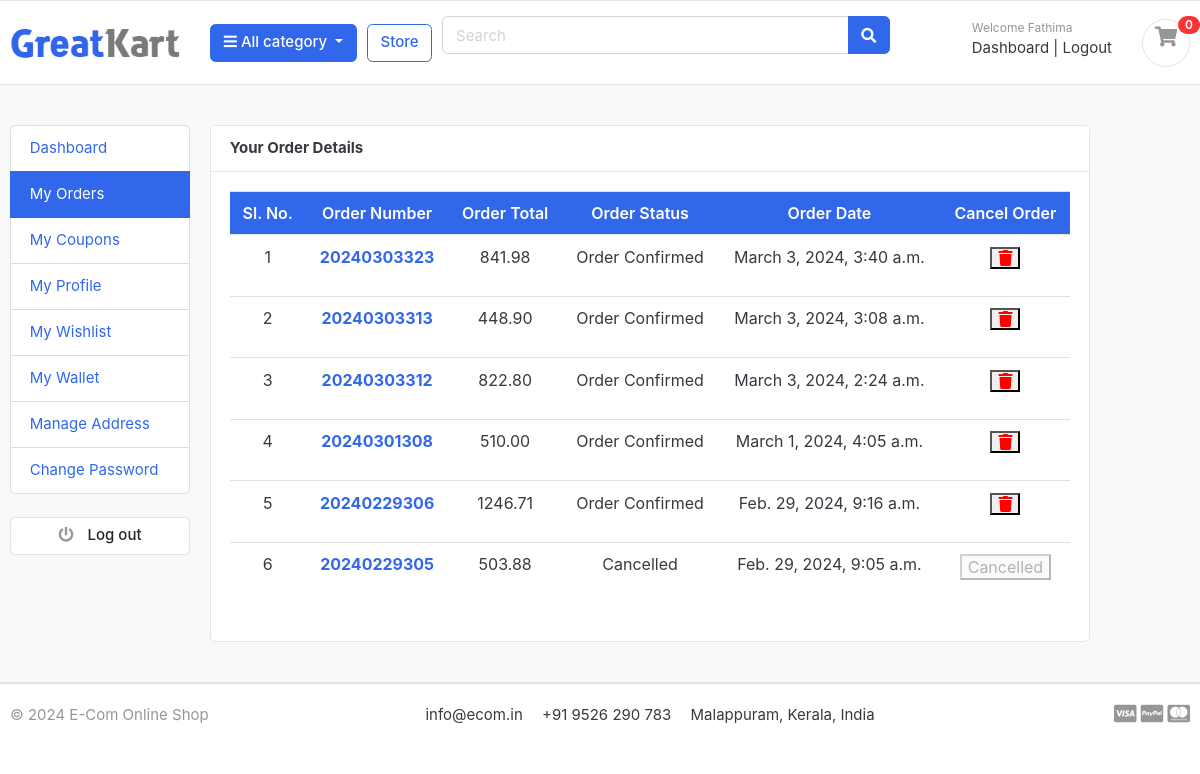
The page /accounts/my_orders/ (signed in) on the database its author committed.
### accounts/models.py (models this page shows, shortened)
class Account(AbstractBaseUser):
    first_name = models.CharField(max_length=50)
    last_name = models.CharField(max_length=50)
    email = models.EmailField(max_length=100, unique=True)
    phone_number = models.CharField(max_length=12, unique=True, default='')
    wallet = models.FloatField(null=True, default=0.0)
    date_joined = models.DateTimeField(auto_now_add=True)
    last_login = models.DateTimeField(auto_now_add=True)
    is_admin = models.BooleanField(default=False)
    is_staff = models.BooleanField(default=False)
    is_active = models.BooleanField(default=True)
    is_superadmin = models.BooleanField(default=False)
    USERNAME_FIELD = 'email'
    REQUIRED_FIELDS = ['first_name', 'last_name', 'phone_number']
    objects = MyAccountManager()
    class Meta:
        verbose_name = 'account'
        verbose_name_plural = 'accounts'

### orders/models.py (models this page shows, shortened)
class Order(models.Model):
    STATUS = (
        ('Pending', 'Pending'),
        ('Order Confirmed', 'Order Confirmed'),
        ('Return Requested', 'Return Requested'),
        ('Return Approved', 'Return Approved'),
        ('Return Rejected', 'Return Rejected'),
        ('Return Received', 'Return Received'),
        ('Cancelled', 'Cancelled'),
        ('Delivered', 'Delivered'),
    )
    user = models.ForeignKey(Account, on_delete=models.SET_NULL, null=True)
    address = models.ForeignKey(Address, on_delete=models.SET_NULL, null=True)
    payment = models.ForeignKey(Payment, on_delete=models.SET_NULL, null=True)
    order_number = models.CharField(max_length=30, unique=True)
    order_total = models.FloatField()
    tax = models.FloatField()
    status = models.CharField(max_length=20, choices=STATUS, default='Pending')
    ip = models.CharField(blank=True, max_length=20)
    is_ordered = models.BooleanField(default=False)
    is_cancelled = models.BooleanField(default=False)
    created_at = models.DateTimeField(auto_now_add=True)
    updated_at = models.DateTimeField(auto_now=True)
    coupon_discount = models.FloatField(default=0.0)

### accounts/views.py (the view)
# urls.py: path('my_orders/', views.my_orders, name='my_orders'),
@cache_control(no_cache=True, must_revalidate=True, no_store=True)
@login_required(login_url="login_user")
def my_orders(request):
    orders = Order.objects.filter(user=request.user, is_ordered=True).order_by(
        "-created_at"
    )
    context = {"orders": orders}
    return render(request, "accounts/my-orders.html", context)

### carts/context_processors.py (called while the page is built)
def counter(request):
    cart_count = 0
    if 'admin' in request.path:
        return {}
    else:
        try:
            cart = Cart.objects.filter(cart_id = _cart_id(request))
            if request.user.is_authenticated:
                cart_items = CartItem.objects.all().filter(user=request.user)
            else:
                cart_items = CartItem.objects.all().filter(cart=cart[:1])
            for cart_item in cart_items:
                cart_count += cart_item.quantity
        except Cart.DoesNotExist:
            cart_count = 0
    return dict(cart_count=cart_count)

### carts/views.py (called while the page is built)
def _cart_id(request):
    cart = request.session.session_key
    if not cart:
        cart = request.session.create()
    return cart

### category/context_processors.py (called while the page is built)
def menu_links(request):
    links = Category.objects.all()
    return dict(links=links)

### category/models.py (called while the page is built)
    def get_url(self):
        return reverse('products_by_category', args=[self.slug])

### templates/accounts/my-orders.html (shortened to what this page needs)
{% extends 'base.html' %}
{% load static %}
{% block content %}
<section class="section-conten padding-y bg">
    <div class="container">
        <div class="row">
            {% include 'includes/dashboard-sidebar.html' %}
            <main class="col-md-9">
                <article class="card">
                    <header class="card-header">
                        <strong class="d-inline-block mr-3">Your Order Details</strong>
                    </header>
                    <div class="card-body">
                        <div class="row">
                            <div class="col-md-12">
                                <table class="table table-hover">
                                    <thead>
                                    <tr>
                                        <th class="table-heading text-center font-weight-bold bg-primary text-white border-bottom mb-3" scope="col">Sl. No.</th>
                                        <th class="table-heading text-center font-weight-bold bg-primary text-white border-bottom mb-3" scope="col">Order Number</th>
                                        <th class="table-heading text-center font-weight-bold bg-primary text-white border-bottom mb-3" scope="col">Order Total</th>
                                        <th class="table-heading text-center font-weight-bold bg-primary text-white border-bottom mb-3" scope="col">Order Status</th>
                                        <th class="table-heading text-center font-weight-bold bg-primary text-white border-bottom mb-3" scope="col"> Order Date</th>
                                        <th class="table-heading text-center font-weight-bold bg-primary text-white border-bottom mb-3" scope="col">Cancel Order</th>
                                    </tr>
                                    </thead>
                                    <tbody>
                                    {% for order in orders %}
                                    <tr>
                                        <td class="text-center">{{ forloop.counter }}</td>
                                        <th class="text-center" scope="row"><a href="{% url 'order_detail' order.order_number %}">{{ order.order_number }}</a></th>
                                        <td class="text-center">{{ order.order_total | floatformat:2 }}</td>
                                        <td class="text-center">{{ order.status }}</td>
                                        <td class="text-center">{{ order.created_at }}</td>
                                        <td class="text-center">
                                            <form action="{% url 'user_cancel_order' order.id %}" method="POST">
                                                <button type="submit" onclick="return confirm('Are you sure you want to cancel this Order?')" {% if order.is_cancelled %}disabled{% endif %}>
                                                    {% if order.status == 'Order Confirmed' %}<i class="fas fa-trash" style="color: red;"></i>{% else %}Cancelled{% endif %}
                                                </button>
                                            </form>
                                        </td>
                                    </tr>
                                    {% endfor %}
                                    </tbody>
                                </table>
                            </div>
                        </div>
                    </div>
                </article>
            </main>
        </div>
    </div>
</section>
{% endblock %}

### templates/includes/navbar.html (shortened to what this page needs)
{% load static %}
<header class="section-header">
    <section class="header-main border-bottom">
        <div class="container">
            <div class="row align-items-center">
                <div class="col-lg-2 col-md-3 col-6">
                    <a href="{% url 'home' %}" class="brand-wrap">
                        <img class="logo" src="{% static './images/logo.png' %}">
                    </a>
                </div>
                <div class="col-lg col-sm col-md col-6 flex-grow-0">
                    <div class="category-wrap dropdown d-inline-block float-right">
                        <button type="button" class="btn btn-primary dropdown-toggle" data-toggle="dropdown">
                            <i class="fa fa-bars"></i> All category
                        </button>
                    </div>
                </div>
                <a href="{% url 'store' %}" class="btn btn-outline-primary">Store</a>
                <div class="col-lg  col-md-6 col-sm-12 col">
                    <form action="{% url 'search' %}" class="search" method="GET">
                        <div class="input-group w-100">
                            <input type="text" class="form-control" style="width:60%;" placeholder="Search" name="keyword">
                            <div class="input-group-append">
                                <button class="btn btn-primary" type="submit">
                                    <i class="fa fa-search"></i>
                                </button>
                            </div>
                        </div>
                    </form>
                </div>
                <div class="col-lg-3 col-sm-6 col-8 order-2 order-lg-3">
                    <div class="d-flex justify-content-end mb-3 mb-lg-0">
                        {% if user.id %}
                        <div class="widget-header">
                            <small class="title text-muted">Welcome {{ user.first_name }} </small>
                            <div>
                                <a href="{% url 'dashboard' %}">Dashboard</a> <span class="dark-transp"> | </span>
                                <a href="{% url 'logout_user' %}">Logout</a>
                            </div>
                        </div>
                        {% endif %}
                        <a href="{% url 'cart' %}" class="widget-header pl-3 ml-3">
                            <div class="icon icon-sm rounded-circle border"><i class="fa fa-shopping-cart pt-2"></i>
                            </div>
                            <span class="badge badge-pill badge-danger notify">{{ cart_count }}</span>
                        </a>
                    </div>
                </div>
            </div>
        </div>
    </section>
</header>

### static/css/ui.css (style rules this page uses)
html { font-family: "Inter", sans-serif; font-size: 15px; }
.icon-xs, .icon-sm, .icon-md, .icon-lg { display: inline-block; text-align: center; flex-shrink: 0; flex-grow: 0; }
.icon-sm { width: 48px; height: 48px; line-height: 48px !important; font-size: 20px; }
.padding-y { padding-top: 40px; padding-bottom: 40px; }
article:after, .form-group:after { display: block; clear: both; content: ""; }
.bg { background-color: #f8f9fa; }
.header-main { position: relative; padding-top: 1rem; padding-bottom: 1rem; }
.brand-wrap .logo, .navbar-brand .logo { margin-right: 7px; max-height: 42px; display: inline-block; }
.widget-header { display: inline-block; vertical-align: middle; position: relative; }
.widget-header a { color: #343a40; }
.widget-header i { color: #969696; }
.widget-header .title { display: block; }
.widget-header .notify { position: absolute; top: -3px; right: -10px; }
.notify { position: absolute; top: -4px; right: -10px; display: inline-block; padding: 0.25em 0.6em; font-size: 12px; line-height: 1; text-align: center; border-radius: 3rem; color: #fff; background-color: #fa3434; }

### rows shown on the page
Account: first_name "Fathima"
Order: order_number "20240303323", order_total "841.98", status "Order Confirmed", created_at "March 3, 2024, 3:40 a.m."
Order: order_number "20240303313", order_total "448.90", status "Order Confirmed", created_at "March 3, 2024, 3:08 a.m."
Order: order_number "20240303312", order_total "822.80", status "Order Confirmed", created_at "March 3, 2024, 2:24 a.m."
Order: order_number "20240301308", order_total "510.00", status "Order Confirmed", created_at "March 1, 2024, 4:05 a.m."
Order: order_number "20240229306", order_total "1246.71", status "Order Confirmed", created_at "Feb. 29, 2024, 9:16 a.m."
Order: order_number "20240229305", order_total "503.88", status "Cancelled", created_at "Feb. 29, 2024, 9:05 a.m."

### other values the page prints
{{ cart_count }} "0"
